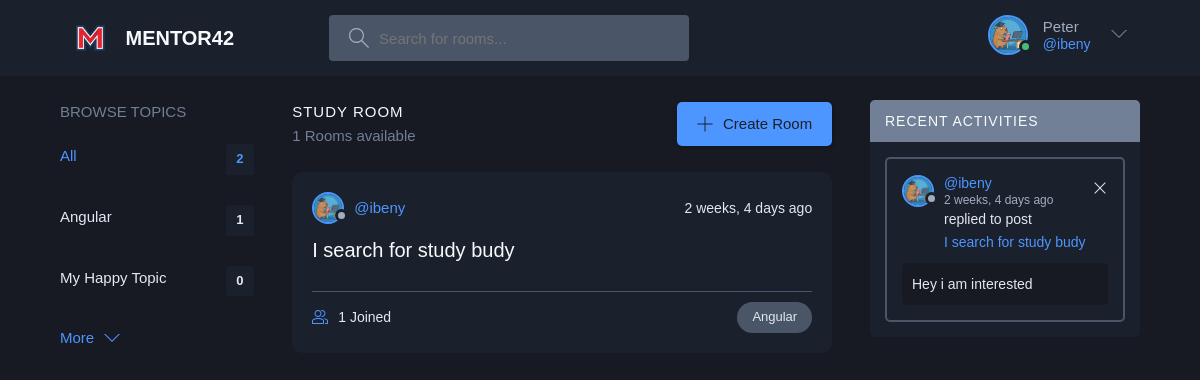
Screenshot of / (signed in) with the database file from the repository.
### base/models.py (models this page shows, shortened)
class Topic(models.Model):
    name = models.CharField(max_length=100)

class Room(models.Model):
    host = models.ForeignKey(User, on_delete=models.SET_NULL, null=True)
    topic = models.ForeignKey(Topic, on_delete=models.SET_NULL, null=True)
    name = models.CharField(max_length=100)
    description = models.TextField(null=True, blank=True)
    participants = models.ManyToManyField(User, related_name='participants', blank=True)
    updated = models.DateTimeField(auto_now=True)
    created = models.DateTimeField(auto_now_add=True)
    updatedDate = models.DateField(auto_now=True)
    class Meta:
        ordering = ['-updated', '-created']
    def __str__(self):
        return self.name

class Message(models.Model):
    user = models.ForeignKey(User, on_delete=models.CASCADE)
    room = models.ForeignKey(Room, on_delete=models.CASCADE)
    body = models.TextField()
    updated = models.DateTimeField(auto_now=True)
    created = models.DateTimeField(auto_now_add=True)
    class Meta:
        ordering = ['-updated', '-created']

### base/views.py (the view)
# urls.py: path('', views.home, name='home'),
def home(request):
    q = request.GET.get('q') if request.GET.get('q') is not None else ''
    rooms = Room.objects.filter(
        Q(topic__name__icontains=q) |
        Q(name__icontains=q) |
        Q(description__contains=q)
    )
    topics = Topic.objects.all()[0:5]
    room_count = rooms.count()
    room_messages = Message.objects.filter(Q(room__topic__name__icontains=q))
    context = {'rooms': rooms, 'topics': topics, 'room_count': room_count, 'room_messages': room_messages}
    return render(request, 'base/home.html', context)

### base/templates/base/home.html (shortened to what this page needs)
{% extends 'main.html' %}
{% block content %}
    <main class="layout layout--3">
        <div class="container">
            {% include 'base/topics_component.html' %}
            <div class="roomList">
                <div class="roomList__header">
                    <div>
                        <h2>Study Room</h2>
                        <p>{{ rooms.count }} Rooms available</p>
                    </div>
                    <a class="btn btn--main" href="{% url 'create-room' %}">
                        <svg version="1.1" xmlns="http://www.w3.org/2000/svg" width="32" height="32"
                             viewBox="0 0 32 32">
                            <title>add</title>
                            <path
                                    d="M16.943 0.943h-1.885v14.115h-14.115v1.885h14.115v14.115h1.885v-14.115h14.115v-1.885h-14.115v-14.115z"
                            ></path>
                        </svg>
                        Create Room
                    </a>
                </div>
                {% include 'base/feed_component.html' %}
            </div>
            {% include 'base/activity_component.html' %}
        </div>
    </main>
{% endblock %}

### templates/navbar.html (shortened to what this page needs)
{% load static %}
<header class="header header--loggedIn">
    <div class="container">
        <a href="{% url 'home' %}" class="header__logo">
            <img src="{% static 'images/logo1.png' %}"/>
            <h1>MENTOR42</h1>
        </a>
        <form class="header__search" method="GET" action="{% url 'home' %}">
            <label>
                <input type="text" name="q" placeholder="Search for rooms..."/>
            </label>
        </form>
        <nav class="header__menu">
            {% if request.user.is_authenticated %}
                <div class="header__user">
                    <a href="{% url 'user-profile' request.user.id %}">
                        <div class="avatar avatar--medium active">
                            <img src="{% static 'images/profile_teacher_img.png' %}"/>
                        </div>
                        <p>{{ request.user.first_name }} <span>@{{ request.user.username }}</span></p>
                    </a>
                    <button class="dropdown-button">
                        <svg version="1.1" xmlns="http://www.w3.org/2000/svg" width="32" height="32"
                             viewBox="0 0 32 32">
                            <title>chevron-down</title>
                            <path d="M16 21l-13-13h-3l16 16 16-16h-3l-13 13z"></path>
                        </svg>
                    </button>
                </div>
            {% else %}
                <a href="{% url 'login' %}">
                    <img src="{% static 'images/avatar.svg' %}"/>
                    <p>Login</p>
                </a>
            {% endif %}
        </nav>
    </div>
</header>

### base/templates/base/topics_component.html
<div class="topics">
    <div class="topics__header">
        <h2>Browse Topics</h2>
    </div>
    <ul class="topics__list">
        <li>
            <a href="{% url 'home' %}" class="active">All <span>{{ topics.count }}</span></a>
        </li>
        {% for topic in topics %}
            <li>
                <a href="{% url 'home' %}?q={{ topic.name }}">{{ topic.name }}
                    <span>{{ topic.room_set.all.count }}</span></a>
            </li>
        {% endfor %}
    </ul>
    <a class="btn btn--link" href="{% url 'topics' %}">
        More
        <svg version="1.1" xmlns="http://www.w3.org/2000/svg" width="32" height="32" viewBox="0 0 32 32">
            <title>chevron-down</title>
            <path d="M16 21l-13-13h-3l16 16 16-16h-3l-13 13z"></path>
        </svg>
    </a>
</div>

### base/templates/base/feed_component.html (shortened to what this page needs)
{% load static %}
{% for room in rooms %}
    <div class="roomListRoom">
        <div class="roomListRoom__header">
            <a href="{% url 'user-profile' room.host.id %}" class="roomListRoom__author">
                <div class="avatar avatar--small">
                    <img src="{% static 'images/profile_teacher_img.png' %}"/>
                </div>
                <span>@{{ room.host.username }}</span>
            </a>
            <div class="roomListRoom__actions">
                <span>{{ room.created|timesince }} ago</span>
            </div>
        </div>
        <div class="roomListRoom__content">
            <a href="{% url 'room' room.id %}">{{ room.name }}</a>
        </div>
        <div class="roomListRoom__meta">
            <a href="{% url 'room' room.id %}" class="roomListRoom__joined">
                {{ room.participants.all.count }} Joined
            </a>
            <p class="roomListRoom__topic">{{ room.topic.name }}</p>
        </div>
    </div>
{% endfor %}

### base/templates/base/activity_component.html
{% load static %}
<div class="activities">
    <div class="activities__header">
        <h2>Recent Activities</h2>
    </div>
    {% for message in room_messages %}
        <div class="activities__box">
            <div class="activities__boxHeader roomListRoom__header">
                <a href="{% url 'user-profile' message.user.id %}" class="roomListRoom__author">
                    <div class="avatar avatar--small">
                        <img src="{% static 'images/profile_teacher_img.png' %}"/>
                    </div>
                    <p>
                        @{{ message.user }}
                        <span>{{ message.created|timesince }} ago</span>
                    </p>
                </a>
                {% if request.user == message.user %}
                    <div class="roomListRoom__actions">
                        <a href="{% url 'delete-message' message.id %}">
                            <svg version="1.1" xmlns="http://www.w3.org/2000/svg" width="32" height="32"
                                 viewBox="0 0 32 32">
                                <title>remove</title>
                                <path
                                        d="M27.314 6.019l-1.333-1.333-9.98 9.981-9.981-9.981-1.333 1.333 9.981 9.981-9.981 9.98 1.333 1.333 9.981-9.98 9.98 9.98 1.333-1.333-9.98-9.98 9.98-9.981z"
                                ></path>
                            </svg>
                        </a>
                    </div>
                {% endif %}
            </div>
            <div class="activities__boxContent">
                <p>replied to post <a href="{% url 'room' message.room.id %}">{{ message.room }}</a></p>
                <div class="activities__boxRoomContent">
                    {{ message.body }}
                </div>
            </div>
        </div>
    {% endfor %}
</div>

### rows the page displays
Topic: name "Angular", room_set.all.count "1"
Topic: name "My Happy Topic", room_set.all.count "0"
Room: host.username "ibeny", created "2 weeks, 4 days", name "I search for study budy", participants.all.count "1", topic.name "Angular"
Message: user "ibeny", created "2 weeks, 4 days", room "I search for study budy", body "Hey i am interested"

### other values shown
{{ request.user.first_name }} "Peter"
{{ request.user.username }} "ibeny"
{{ topics.count }} "2"
{{ rooms.count }} "1"
